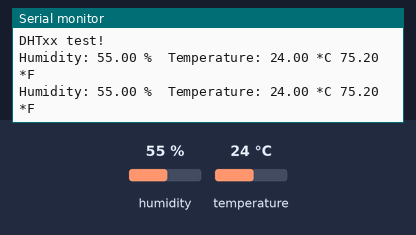
The sketch below on a simulated Arduino Uno, built with avr-gcc and run on an emulated ATmega328P. On the bench: the last lines printed to the serial monitor. The inputs (shaded band) are chosen by the test bench; at power-on: humidity 55 %, temperature 24 °C.

Above: at 4.8 s.
4.9 s: humidity set to 22 %
At 6.8 s:
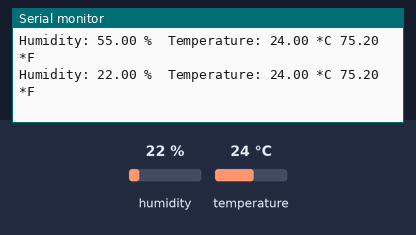
7.9 s: temperature set to 12 °C
At 9.3 s:
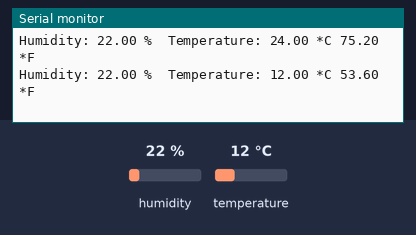
10.9 s: humidity set to 40 %
At 12.9 s:
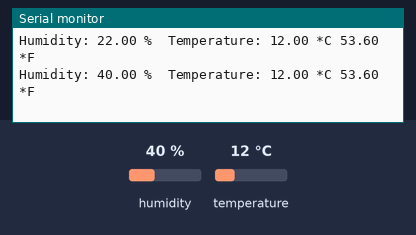
Timing chart, 0 to 14.4 s (numbered marks = the images above; inputs shaded):
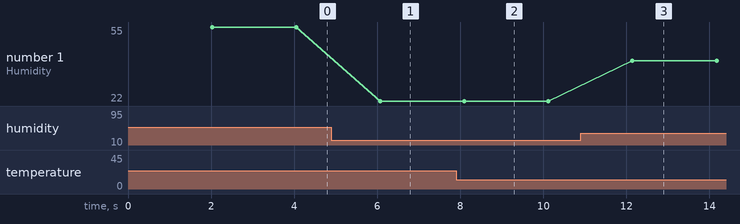

Measured:
- after the input at 4.9 s, the serial monitor: prints a new line after 1.2 s (image 1)
- after the input at 7.9 s, the serial monitor: prints a new line after 0.20 s (image 2)
- after the input at 10.9 s, the serial monitor: prints a new line after 1.2 s (image 3)
- plotted number 1: 55 → 22 after the input at 4.9 s, 22 → 40 after the input at 10.9 s

The sketch:

DHTtester.ino
```cpp
// Example testing sketch for various DHT humidity/temperature sensors
// Written by ladyada, public domain

#include "DHT.h"

#define DHTPIN A0     // what digital pin we're connected to

// Uncomment whatever type you're using!
#define DHTTYPE DHT11   // DHT 11
//#define DHTTYPE DHT22   // DHT 22  (AM2302), AM2321
//#define DHTTYPE DHT21   // DHT 21 (AM2301)

// Connect pin 1 (on the left) of the sensor to +5V
// NOTE: If using a board with 3.3V logic like an Arduino Due connect pin 1
// to 3.3V instead of 5V!
// Connect pin 2 of the sensor to whatever your DHTPIN is
// Connect pin 4 (on the right) of the sensor to GROUND
// Connect a 10K resistor from pin 2 (data) to pin 1 (power) of the sensor

// Initialize DHT sensor.
// Note that older versions of this library took an optional third parameter to
// tweak the timings for faster processors.  This parameter is no longer needed
// as the current DHT reading algorithm adjusts itself to work on faster procs.
DHT dht(DHTPIN, DHTTYPE);

void setup() {
  Serial.begin(9600);
  Serial.println("DHTxx test!");

  dht.begin();
}

void loop() {
  // Wait a few seconds between measurements.
  delay(2000);

  // Reading temperature or humidity takes about 250 milliseconds!
  // Sensor readings may also be up to 2 seconds 'old' (its a very slow sensor)
  float h = dht.readHumidity();
  // Read temperature as Celsius (the default)
  float t = dht.readTemperature();
  // Read temperature as Fahrenheit (isFahrenheit = true)
  float f = dht.readTemperature(true);

  // Check if any reads failed and exit early (to try again).
  if (isnan(h) || isnan(t) || isnan(f)) {
    Serial.println("Failed to read from DHT sensor!");
    return;
  }

  // Compute heat index in Fahrenheit (the default)
  float hif = dht.computeHeatIndex(f, h);
  // Compute heat index in Celsius (isFahreheit = false)
  float hic = dht.computeHeatIndex(t, h, false);

  Serial.print("Humidity: ");
  Serial.print(h);
  Serial.print(" %\t");
  Serial.print("Temperature: ");
  Serial.print(t);
  Serial.print(" *C ");
  Serial.print(f);
  Serial.println(" *F\t");
  //Serial.print("Heat index: ");
  //Serial.print(hic);
  //Serial.print(" *C ");
  //Serial.print(hif);
  //Serial.println(" *F");
}
```
